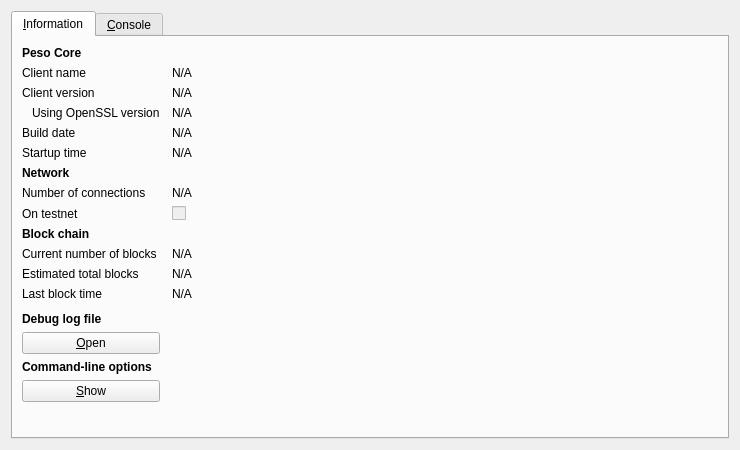
<?xml version="1.0" encoding="UTF-8"?>
<ui version="4.0">
 <class>RPCConsole</class>
 <widget class="QDialog" name="RPCConsole">
  <property name="geometry">
   <rect>
    <x>0</x>
    <y>0</y>
    <width>740</width>
    <height>450</height>
   </rect>
  </property>
  <property name="windowTitle">
   <string>Peso - Debug window</string>
  </property>
  <layout class="QVBoxLayout" name="verticalLayout_2">
   <item>
    <widget class="QTabWidget" name="tabWidget">
     <property name="currentIndex">
      <number>0</number>
     </property>
     <widget class="QWidget" name="tab_info">
      <attribute name="title">
       <string>&amp;Information</string>
      </attribute>
      <layout class="QGridLayout" name="gridLayout" columnstretch="0,1">
       <property name="horizontalSpacing">
        <number>12</number>
       </property>
       <item row="0" column="0">
        <widget class="QLabel" name="label_9">
         <property name="font">
          <font>
           <weight>75</weight>
           <bold>true</bold>
          </font>
         </property>
         <property name="text">
          <string>Peso Core</string>
         </property>
        </widget>
       </item>
       <item row="1" column="0">
        <widget class="QLabel" name="label_5">
         <property name="text">
          <string>Client name</string>
         </property>
        </widget>
       </item>
       <item row="1" column="1">
        <widget class="QLabel" name="clientName">
         <property name="cursor">
          <cursorShape>IBeamCursor</cursorShape>
         </property>
         <property name="text">
          <string>N/A</string>
         </property>
         <property name="textFormat">
          <enum>Qt::PlainText</enum>
         </property>
         <property name="textInteractionFlags">
          <set>Qt::LinksAccessibleByMouse|Qt::TextSelectableByKeyboard|Qt::TextSelectableByMouse</set>
         </property>
        </widget>
       </item>
       <item row="2" column="0">
        <widget class="QLabel" name="label_6">
         <property name="text">
          <string>Client version</string>
         </property>
        </widget>
       </item>
       <item row="2" column="1">
        <widget class="QLabel" name="clientVersion">
         <property name="cursor">
          <cursorShape>IBeamCursor</cursorShape>
         </property>
         <property name="text">
          <string>N/A</string>
         </property>
         <property name="textFormat">
          <enum>Qt::PlainText</enum>
         </property>
         <property name="textInteractionFlags">
          <set>Qt::LinksAccessibleByMouse|Qt::TextSelectableByKeyboard|Qt::TextSelectableByMouse</set>
         </property>
        </widget>
       </item>
       <item row="3" column="0">
        <widget class="QLabel" name="label_14">
         <property name="text">
          <string>Using OpenSSL version</string>
         </property>
         <property name="indent">
          <number>10</number>
         </property>
        </widget>
       </item>
       <item row="3" column="1">
        <widget class="QLabel" name="openSSLVersion">
         <property name="cursor">
          <cursorShape>IBeamCursor</cursorShape>
         </property>
         <property name="text">
          <string>N/A</string>
         </property>
         <property name="textFormat">
          <enum>Qt::PlainText</enum>
         </property>
         <property name="textInteractionFlags">
          <set>Qt::LinksAccessibleByMouse|Qt::TextSelectableByKeyboard|Qt::TextSelectableByMouse</set>
         </property>
        </widget>
       </item>
       <item row="4" column="0">
        <widget class="QLabel" name="label_12">
         <property name="text">
          <string>Build date</string>
         </property>
        </widget>
       </item>
       <item row="4" column="1">
        <widget class="QLabel" name="buildDate">
         <property name="cursor">
          <cursorShape>IBeamCursor</cursorShape>
         </property>
         <property name="text">
          <string>N/A</string>
         </property>
         <property name="textFormat">
          <enum>Qt::PlainText</enum>
         </property>
         <property name="textInteractionFlags">
          <set>Qt::LinksAccessibleByMouse|Qt::TextSelectableByKeyboard|Qt::TextSelectableByMouse</set>
         </property>
        </widget>
       </item>
       <item row="5" column="0">
        <widget class="QLabel" name="label_13">
         <property name="text">
          <string>Startup time</string>
         </property>
        </widget>
       </item>
       <item row="5" column="1">
        <widget class="QLabel" name="startupTime">
         <property name="cursor">
          <cursorShape>IBeamCursor</cursorShape>
         </property>
         <property name="text">
          <string>N/A</string>
         </property>
         <property name="textFormat">
          <enum>Qt::PlainText</enum>
         </property>
         <property name="textInteractionFlags">
          <set>Qt::LinksAccessibleByMouse|Qt::TextSelectableByKeyboard|Qt::TextSelectableByMouse</set>
         </property>
        </widget>
       </item>
       <item row="6" column="0">
        <widget class="QLabel" name="label_11">
         <property name="font">
          <font>
           <weight>75</weight>
           <bold>true</bold>
          </font>
         </property>
         <property name="text">
          <string>Network</string>
         </property>
        </widget>
       </item>
       <item row="7" column="0">
        <widget class="QLabel" name="label_7">
         <property name="text">
          <string>Number of connections</string>
         </property>
        </widget>
       </item>
       <item row="7" column="1">
        <widget class="QLabel" name="numberOfConnections">
         <property name="cursor">
          <cursorShape>IBeamCursor</cursorShape>
         </property>
         <property name="text">
          <string>N/A</string>
         </property>
         <property name="textFormat">
          <enum>Qt::PlainText</enum>
         </property>
         <property name="textInteractionFlags">
          <set>Qt::LinksAccessibleByMouse|Qt::TextSelectableByKeyboard|Qt::TextSelectableByMouse</set>
         </property>
        </widget>
       </item>
       <item row="8" column="0">
        <widget class="QLabel" name="label_8">
         <property name="text">
          <string>On testnet</string>
         </property>
        </widget>
       </item>
       <item row="8" column="1">
        <widget class="QCheckBox" name="isTestNet">
         <property name="enabled">
          <bool>false</bool>
         </property>
         <property name="text">
          <string/>
         </property>
        </widget>
       </item>
       <item row="9" column="0">
        <widget class="QLabel" name="label_10">
         <property name="font">
          <font>
           <weight>75</weight>
           <bold>true</bold>
          </font>
         </property>
         <property name="text">
          <string>Block chain</string>
         </property>
        </widget>
       </item>
       <item row="10" column="0">
        <widget class="QLabel" name="label_3">
         <property name="text">
          <string>Current number of blocks</string>
         </property>
        </widget>
       </item>
       <item row="10" column="1">
        <widget class="QLabel" name="numberOfBlocks">
         <property name="cursor">
          <cursorShape>IBeamCursor</cursorShape>
         </property>
         <property name="text">
          <string>N/A</string>
         </property>
         <property name="textFormat">
          <enum>Qt::PlainText</enum>
         </property>
         <property name="textInteractionFlags">
          <set>Qt::LinksAccessibleByMouse|Qt::TextSelectableByKeyboard|Qt::TextSelectableByMouse</set>
         </property>
        </widget>
       </item>
       <item row="11" column="0">
        <widget class="QLabel" name="label_4">
         <property name="text">
          <string>Estimated total blocks</string>
         </property>
        </widget>
       </item>
       <item row="11" column="1">
        <widget class="QLabel" name="totalBlocks">
         <property name="cursor">
          <cursorShape>IBeamCursor</cursorShape>
         </property>
         <property name="text">
          <string>N/A</string>
         </property>
         <property name="textFormat">
          <enum>Qt::PlainText</enum>
         </property>
         <property name="textInteractionFlags">
          <set>Qt::LinksAccessibleByMouse|Qt::TextSelectableByKeyboard|Qt::TextSelectableByMouse</set>
         </property>
        </widget>
       </item>
       <item row="12" column="0">
        <widget class="QLabel" name="label_2">
         <property name="text">
          <string>Last block time</string>
         </property>
        </widget>
       </item>
       <item row="12" column="1">
        <widget class="QLabel" name="lastBlockTime">
         <property name="cursor">
          <cursorShape>IBeamCursor</cursorShape>
         </property>
         <property name="text">
          <string>N/A</string>
         </property>
         <property name="textFormat">
          <enum>Qt::PlainText</enum>
         </property>
         <property name="textInteractionFlags">
          <set>Qt::LinksAccessibleByMouse|Qt::TextSelectableByKeyboard|Qt::TextSelectableByMouse</set>
         </property>
        </widget>
       </item>
       <item row="13" column="0">
        <spacer name="verticalSpacer_2">
         <property name="orientation">
          <enum>Qt::Vertical</enum>
         </property>
         <property name="sizeHint" stdset="0">
          <size>
           <width>20</width>
           <height>20</height>
          </size>
         </property>
        </spacer>
       </item>
       <item row="14" column="0">
        <widget class="QLabel" name="labelDebugLogfile">
         <property name="font">
          <font>
           <weight>75</weight>
           <bold>true</bold>
          </font>
         </property>
         <property name="text">
          <string>Debug log file</string>
         </property>
        </widget>
       </item>
       <item row="15" column="0">
        <widget class="QPushButton" name="openDebugLogfileButton">
         <property name="toolTip">
          <string>Open the Peso debug log file from the current data directory. This can take a few seconds for large log files.</string>
         </property>
         <property name="text">
          <string>&amp;Open</string>
         </property>
         <property name="autoDefault">
          <bool>false</bool>
         </property>
        </widget>
       </item>
       <item row="16" column="0">
        <widget class="QLabel" name="labelCLOptions">
         <property name="font">
          <font>
           <weight>75</weight>
           <bold>true</bold>
          </font>
         </property>
         <property name="text">
          <string>Command-line options</string>
         </property>
        </widget>
       </item>
       <item row="17" column="0">
        <widget class="QPushButton" name="showCLOptionsButton">
         <property name="toolTip">
          <string>Show the Peso-Qt help message to get a list with possible Peso command-line options.</string>
         </property>
         <property name="text">
          <string>&amp;Show</string>
         </property>
         <property name="autoDefault">
          <bool>false</bool>
         </property>
        </widget>
       </item>
       <item row="18" column="0">
        <spacer name="verticalSpacer">
         <property name="orientation">
          <enum>Qt::Vertical</enum>
         </property>
         <property name="sizeHint" stdset="0">
          <size>
           <width>20</width>
           <height>40</height>
          </size>
         </property>
        </spacer>
       </item>
      </layout>
     </widget>
     <widget class="QWidget" name="tab_console">
      <attribute name="title">
       <string>&amp;Console</string>
      </attribute>
      <layout class="QVBoxLayout" name="verticalLayout_3">
       <property name="spacing">
        <number>3</number>
       </property>
       <item>
        <widget class="QTextEdit" name="messagesWidget">
         <property name="minimumSize">
          <size>
           <width>0</width>
           <height>100</height>
          </size>
         </property>
         <property name="readOnly">
          <bool>true</bool>
         </property>
         <property name="tabKeyNavigation" stdset="0">
          <bool>false</bool>
         </property>
         <property name="columnCount" stdset="0">
          <number>2</number>
         </property>
        </widget>
       </item>
       <item>
        <layout class="QHBoxLayout" name="horizontalLayout">
         <property name="spacing">
          <number>3</number>
         </property>
         <item>
          <widget class="QLabel" name="label">
           <property name="text">
            <string notr="true">&gt;</string>
           </property>
          </widget>
         </item>
         <item>
          <widget class="QLineEdit" name="lineEdit"/>
         </item>
         <item>
          <widget class="QPushButton" name="clearButton">
           <property name="maximumSize">
            <size>
             <width>24</width>
             <height>24</height>
            </size>
           </property>
           <property name="toolTip">
            <string>Clear console</string>
           </property>
           <property name="text">
            <string/>
           </property>
           <property name="icon">
            <iconset resource="../bitcoin.qrc">
             <normaloff>:/icons/remove</normaloff>:/icons/remove</iconset>
           </property>
           <property name="shortcut">
            <string notr="true">Ctrl+L</string>
           </property>
           <property name="autoDefault">
            <bool>false</bool>
           </property>
          </widget>
         </item>
        </layout>
       </item>
      </layout>
     </widget>
    </widget>
   </item>
  </layout>
 </widget>
 <resources>
  <include location="../bitcoin.qrc"/>
 </resources>
 <connections/>
</ui>
